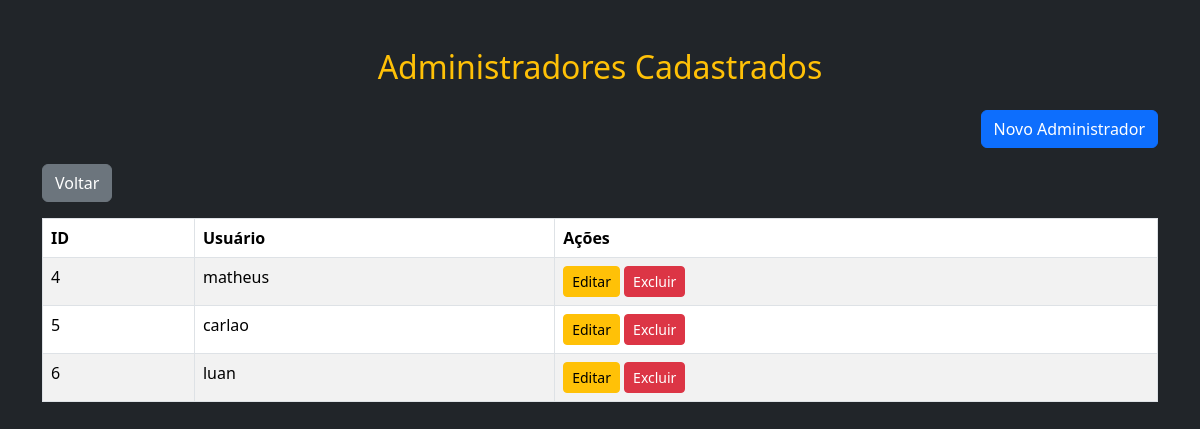
Page /view/administrador/listar_administrador.php (signed in) on the committed database.
### tables this page shows
CREATE TABLE `administrador` (
  `id` int(11) NOT NULL,
  `usuario` varchar(255) NOT NULL,
  `senha` varchar(255) NOT NULL
);

### view/administrador/listar_administrador.php (the view, shortened to what this page needs)
<?php
include '../../connection.php';
include '../../head.php';
$result = $conn->query("SELECT * FROM administrador");
?>
<!DOCTYPE html>
<html lang="pt-BR">
<head>
</head>
<body class="bg-dark text-light">
    <div class="container py-5">
        <h2 class="text-center text-warning mb-4">Administradores Cadastrados</h2>
        <div class="text-end mb-3">
            <a href="cadastro_administrador.php" class="btn btn-primary">Novo Administrador</a>
        </div>
        <a href="./home_adm.php" class="btn btn-secondary mb-3">Voltar</a>
        <table class="table table-striped table-bordered table-hover">
            <thead>
                <tr>
                    <th>ID</th>
                    <th>Usuário</th>
                    <th>Ações</th>
                </tr>
            </thead>
            <tbody>
                <?php while ($row = $result->fetch_assoc()): ?>
                    <tr>
                        <td><?= $row['id'] ?></td>
                        <td><?= $row['usuario'] ?></td>
                        <td>
                            <a href="editar_administrador.php?id=<?= $row['id'] ?>" class="btn btn-warning btn-sm">Editar</a>
                            <a href="../../controller/administrador/administrador_controller.php?excluir=<?= $row['id'] ?>" class="btn btn-danger btn-sm" onclick="return confirm('Tem certeza que deseja excluir?')">Excluir</a>
                        </td>
                    </tr>
                <?php endwhile; ?>
            </tbody>
        </table>
    </div>
</body>
</html>

### assets/css/style.css (style rules this page uses)
* { margin: 0; padding: 0; box-sizing: border-box; }
body { font-family: sans-serif; font-size: 16px; background-color: #fff; }

### rows in the picture
administrador: id "4", usuario "matheus"
administrador: id "5", usuario "carlao"
administrador: id "6", usuario "luan"
